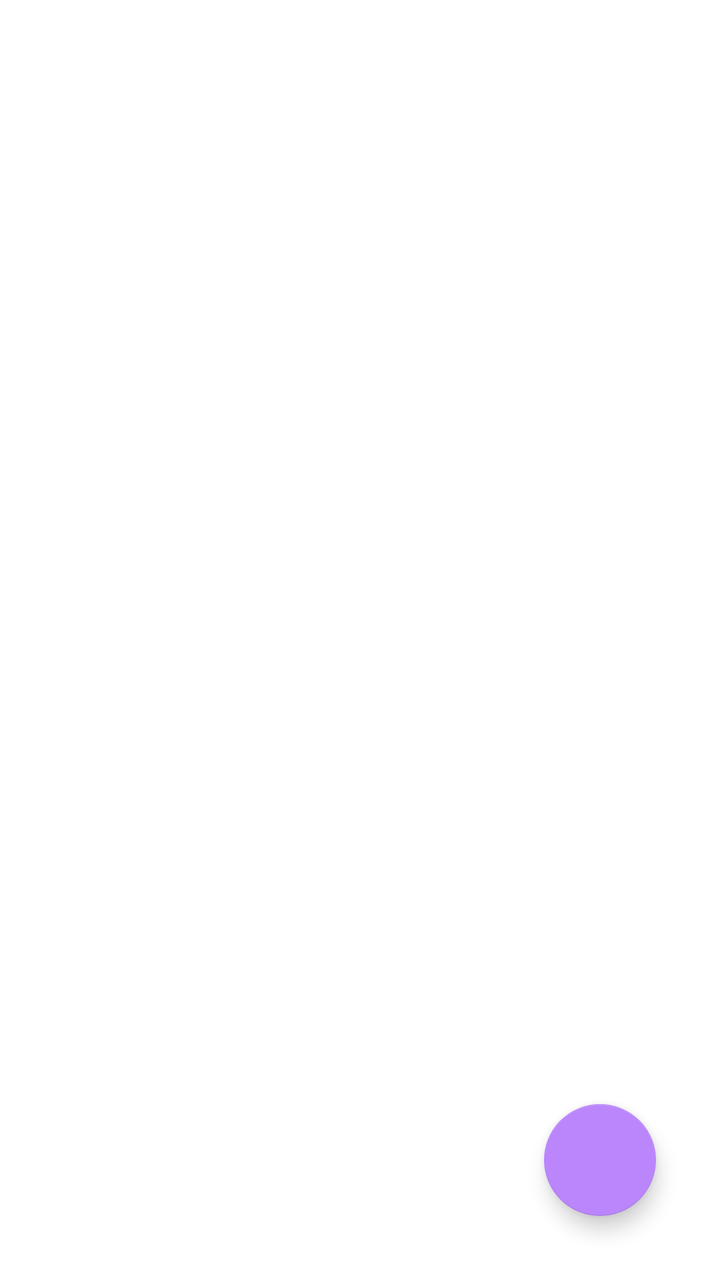
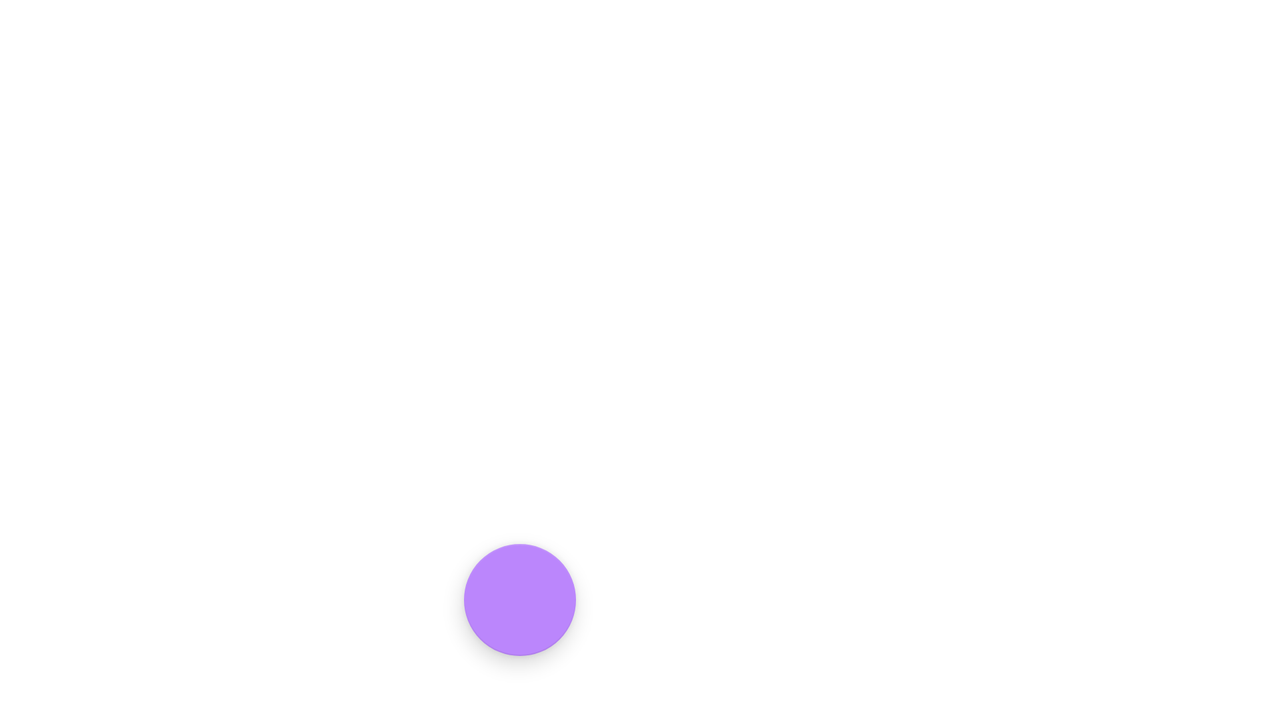

Two renders of one Android screen. The first uses the default layout on a phone; the second uses the alternative layout the repository ships for a different screen configuration, on a matching device. The two XML files are below.
<!-- AndroidManifest.xml: application theme Theme.ShoppingList -->
<!-- res/layout/activity_main.xml -->
<?xml version="1.0" encoding="utf-8"?>
<androidx.constraintlayout.widget.ConstraintLayout xmlns:android="http://schemas.android.com/apk/res/android"
    xmlns:app="http://schemas.android.com/apk/res-auto"
    xmlns:tools="http://schemas.android.com/tools"
    android:layout_width="match_parent"
    android:layout_height="match_parent"
    tools:context=".presentation.MainActivity">


    <androidx.recyclerview.widget.RecyclerView
        android:id="@+id/rv_shop_item"
        android:layout_width="0dp"
        android:layout_height="0dp"
        app:layout_constraintBottom_toBottomOf="parent"
        app:layout_constraintEnd_toEndOf="parent"
        app:layout_constraintStart_toStartOf="parent"
        app:layout_constraintTop_toTopOf="parent"
        app:layoutManager="androidx.recyclerview.widget.LinearLayoutManager"
        tools:listitem="@layout/item_shop_enabled"/>

    <com.google.android.material.floatingactionbutton.FloatingActionButton
        android:id="@+id/Button_add_shop_item"
        android:layout_width="wrap_content"
        android:layout_height="wrap_content"
        android:layout_marginEnd="32dp"
        android:layout_marginBottom="32dp"
        android:clickable="true"
        android:focusable="true"
        android:contentDescription="Add new item"
        app:layout_constraintBottom_toBottomOf="parent"
        app:layout_constraintEnd_toEndOf="parent"
        app:srcCompat="@drawable/ic_baseline_add_24" />
</androidx.constraintlayout.widget.ConstraintLayout>
<!-- res/layout/item_shop_enabled.xml (included above) -->
<?xml version="1.0" encoding="utf-8"?>
<androidx.cardview.widget.CardView xmlns:android="http://schemas.android.com/apk/res/android"
    android:layout_width="match_parent"
    android:layout_height="wrap_content"
    xmlns:app="http://schemas.android.com/apk/res-auto"
    android:layout_marginStart="8dp"
    android:layout_marginEnd="8dp"
    android:layout_marginTop="8dp"
    android:layout_marginBottom="8dp"
    app:cardCornerRadius="4dp"
    app:cardElevation="4dp"
    app:cardUseCompatPadding="true">

    <LinearLayout
        android:layout_width="match_parent"
        android:layout_height="wrap_content"
        android:padding="16dp"
        android:orientation="horizontal"
        android:background="@color/purple_200">

        <TextView
            android:id="@+id/tv_name"
            android:layout_width="0dp"
            android:layout_height="wrap_content"
            android:layout_weight="1"
            android:textColor="@color/white"
            android:textSize="16sp"
            android:textStyle="bold"
            android:text="@string/name_text" />

        <TextView
            android:id="@+id/tv_count"
            android:layout_width="wrap_content"
            android:layout_height="wrap_content"
            android:textColor="@color/white"
            android:textSize="16sp"
            android:textStyle="bold"
            android:text="@string/count_text" />


    </LinearLayout>

</androidx.cardview.widget.CardView>
<!-- resources referenced by this layout -->
<resources>
  <color name="purple_200">#FFBB86FC</color>
  <color name="white">#FFFFFFFF</color>
  <string name="count_text">1</string>
  <string name="name_text">Салфетки</string>
  <style name="Theme.ShoppingList" parent="Theme.MaterialComponents.DayNight.DarkActionBar">
          
          <item name="colorPrimary">@color/primary_color</item>
          <item name="colorPrimaryVariant">@color/purple_700</item>
          <item name="colorOnPrimary">@color/white</item>
          
          <item name="colorSecondary">@color/purple_200</item>
          <item name="colorSecondaryVariant">@color/teal_700</item>
          <item name="colorOnSecondary">@color/black</item>
          
          <item name="android:statusBarColor" tools:targetApi="l">@color/primary_color</item>
          
      </style>
  <color name="purple_700">#FF3700B3</color>
  <color name="teal_700">#FF018786</color>
  <color name="black">#FF000000</color>
</resources>
<!-- res/layout-land/activity_main.xml (the repository's variant of the layout above) -->
<!-- drawn on the phone turned sideways -->
<?xml version="1.0" encoding="utf-8"?>
<androidx.constraintlayout.widget.ConstraintLayout xmlns:android="http://schemas.android.com/apk/res/android"
    xmlns:app="http://schemas.android.com/apk/res-auto"
    xmlns:tools="http://schemas.android.com/tools"
    android:layout_width="match_parent"
    android:layout_height="match_parent"
    tools:context=".presentation.MainActivity">


    <androidx.recyclerview.widget.RecyclerView
        android:id="@+id/rv_shop_item"
        android:layout_width="0dp"
        android:layout_height="0dp"
        app:layout_constraintBottom_toBottomOf="parent"
        app:layout_constraintEnd_toEndOf="@id/guideline_middle"
        app:layout_constraintStart_toStartOf="parent"
        app:layout_constraintTop_toTopOf="parent"
        app:layoutManager="androidx.recyclerview.widget.LinearLayoutManager"
        tools:listitem="@layout/item_shop_enabled"/>

    <com.google.android.material.floatingactionbutton.FloatingActionButton
        android:id="@+id/Button_add_shop_item"
        android:layout_width="wrap_content"
        android:layout_height="wrap_content"
        android:layout_marginEnd="32dp"
        android:layout_marginBottom="32dp"
        android:clickable="true"
        android:focusable="true"
        android:contentDescription="Add new item"
        app:layout_constraintBottom_toBottomOf="parent"
        app:layout_constraintEnd_toEndOf="@id/guideline_middle"
        app:srcCompat="@drawable/ic_baseline_add_24" />

    <androidx.constraintlayout.widget.Guideline
        android:id="@+id/guideline_middle"
        android:layout_width="wrap_content"
        android:layout_height="wrap_content"
        android:orientation="vertical"
        app:layout_constraintGuide_percent="0.5" />

    <androidx.fragment.app.FragmentContainerView
        android:id="@+id/shop_item_container"
        android:layout_width="0dp"
        android:layout_height="match_parent"
        app:layout_constraintStart_toStartOf="@id/guideline_middle"
        app:layout_constraintEnd_toEndOf="parent"
        app:layout_constraintBottom_toBottomOf="parent"
        app:layout_constraintTop_toTopOf="parent"/>
</androidx.constraintlayout.widget.ConstraintLayout>
